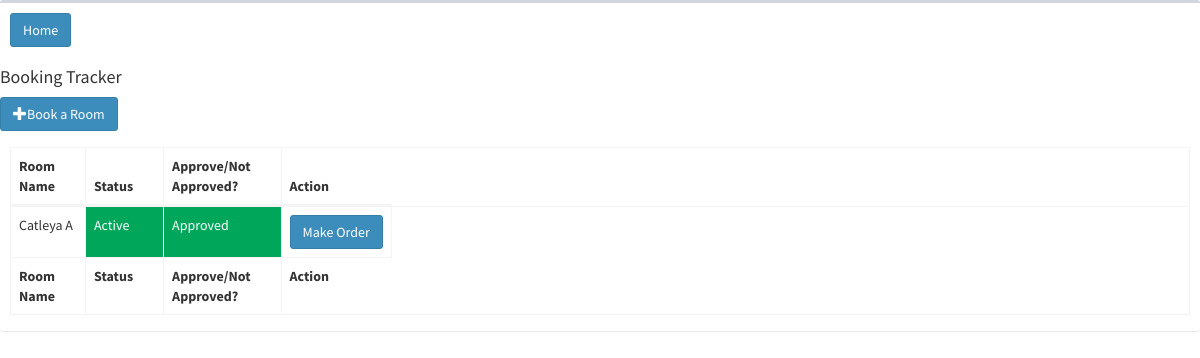
The app's page /booking_tracker.php?ID=18 (signed in) with its own data.
### tables this page shows
CREATE TABLE `booking` (
  `booking_ID` int(11) NOT NULL,
  `guest_id` int(11) NOT NULL,
  `room_ID` int(11) NOT NULL,
  `number_guest` int(11) NOT NULL,
  `check_in` date NOT NULL,
  `check_out` date NOT NULL,
  `booking_approve` tinyint(1) NOT NULL DEFAULT '0',
  `booking_approve_time` timestamp NOT NULL DEFAULT CURRENT_TIMESTAMP,
  `status` tinyint(4) NOT NULL
);

CREATE TABLE `room` (
  `room_ID` int(11) NOT NULL,
  `room_name` varchar(255) NOT NULL,
  `room_price` double(8,2) NOT NULL,
  `room_type` char(4) NOT NULL,
  `room_capacity` int(11) NOT NULL,
  `room_availability` tinyint(1) NOT NULL DEFAULT '1'
);

### booking_tracker.php (the view, shortened to what this page needs)
<?php
include 'backend/PHPtoMySQL.php';
$guest_ID = $_GET['ID'];
?>
<!DOCTYPE html>
<html>
<head>
  <link rel="stylesheet" href="assets/css/bootstrap.min.css">
  <link rel="stylesheet" href="https://cdnjs.cloudflare.com/ajax/libs/font-awesome/4.5.0/css/font-awesome.min.css">
  <link rel="stylesheet" href="https://cdnjs.cloudflare.com/ajax/libs/ionicons/2.0.1/css/ionicons.min.css">
  <link rel="stylesheet" href="assets/dist/css/AdminLTE.min.css">
  <link rel="stylesheet" href="assets/dist/css/skins/skin-blue.min.css">
  <link href="https://gitcdn.github.io/bootstrap-toggle/2.2.2/css/bootstrap-toggle.min.css" rel="stylesheet">
  <link rel="stylesheet" href="assets/plugins/datatables/dataTables.bootstrap.css">
</head>
<body class="hold-transition skin-blue sidebar-mini" data-spy="scroll" data-target=".navbar" data-offset="50">
<div class="box">
        <div class="box-header">
        <a type="button" href="mobile_home_booking.php?ID=<?php echo $guest_ID; ?>" class="btn btn-primary">Home</a>
        </div>
        <h4 class="box-title">Booking Tracker</h4>
            <a type="button" href="booking_mob.php?ID=<?php echo $guest_ID; ?>" id="btnAddroom" class="btn btn-small btn-primary dropdown-toggle">
              <i class="glyphicon glyphicon-plus"></i>Book a Room
          </a>
         <div class="box-body">
              <table id="example1" class="table table-bordered table-hover">
                <thead>
                <tr>
                  <th width="3%">Room Name</th>
                  <th width="3%">Status</th>
                  <th width="7%">Approve/Not Approved?</th>
                  <th width="3%">Action</th>
                </tr>
                </thead>
                <tbody>
                  <?php
                    $sql = "SELECT r.room_ID, b.booking_ID, r.room_name, b.number_guest, b.booking_approve, b.status, b.booking_approve_time FROM guest g, room r, booking b WHERE g.guest_id=b.guest_id AND r.room_ID=b.room_ID AND b.status = 1 AND g.guest_id=".$guest_ID;
                    $result = mysqli_query($conn, $sql);
                    if (mysqli_num_rows($result) > 0) {
                    while($row = mysqli_fetch_assoc($result)) {
                    $room_ID          = $row['room_ID'];
                    $booking_ID       = $row['booking_ID'];
                    $room_name        = $row['room_name'];
                    $booking_approve  = $row['booking_approve'];
                    $status           = $row['status'];
          echo "<tr>";
            echo "<td>".$room_name."</td>";
          if($status == 0){
            echo "<td class=\" btn-danger\">Not Active</td>";
            }else{
              echo "<td class=\" btn-success\">Active</td>";
            }
            if($booking_approve == 0){
                echo "<td class=\" btn-danger\">Not Approved</td>";
                }else{
                  echo "<td class=\" btn-success\">Approved</td>";
                }
            if($booking_approve == 1){
                if($status == 1){
                  echo"<td><a type=\"button\" href=\"mobile_home.php?booking_ID=" . $booking_ID . "&room_ID=" . $room_ID . "&ID=".$guest_ID."\" class=\"btn btn-small btn-primary\">Make Order</a><td>";
                }else{
                  echo"<td></td>";
                }
            }else{
              echo"<td></td>";
            }
                echo "</tr>";
      }
  }
               else {
                    echo "";
                }
?>
     </tbody>
                 <tfoot>
                <tr>
                  <th width="3%">Room Name</th>
                  <th width="3%">Status</th>
                  <th width="7%">Approve/Not Approved?</th>
                  <th width="3%">Action</th>
                </tr>
                </tfoot>
              </table>
            </div>
          </div>
</body>
</html>

### booking_tracker.php (style rules this page uses)
body { position: relative; }

### records on screen
booking: room_ID.room_name "Catleya A", status "Active", booking_approve "Approved"
